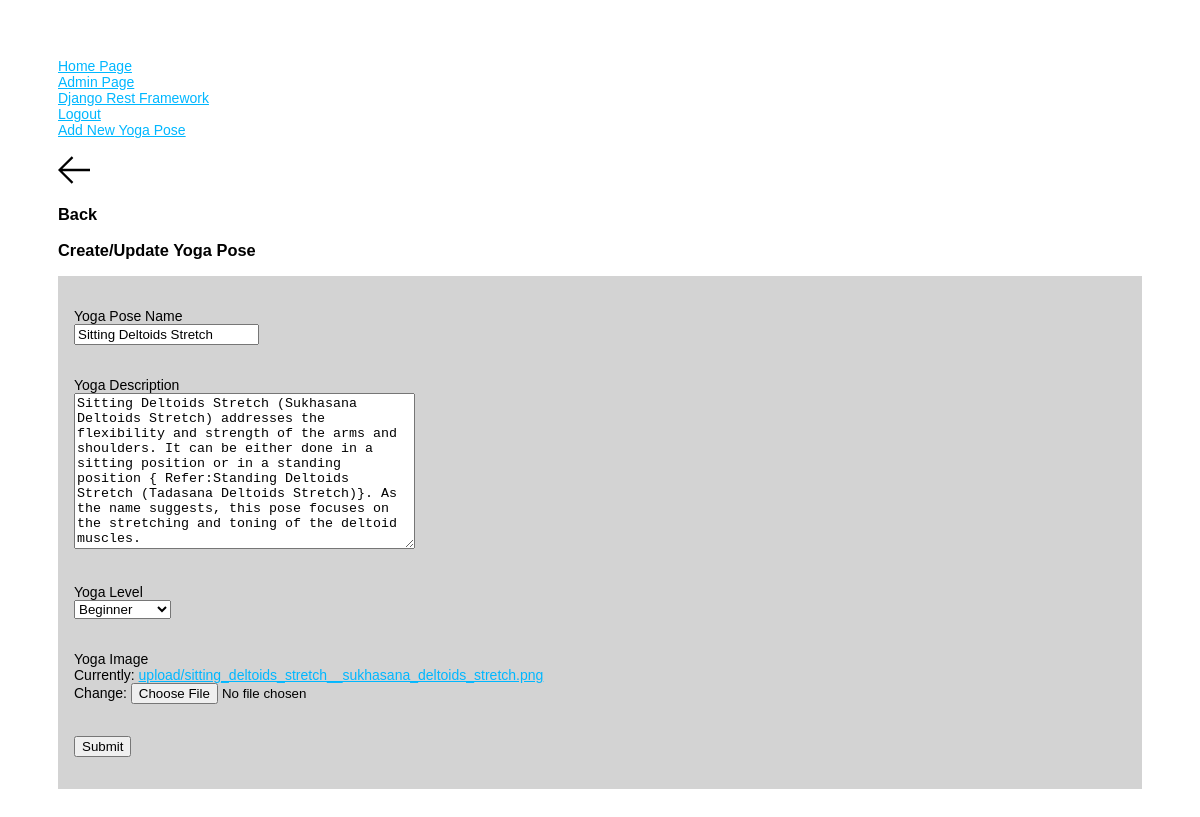
The app's page /update_yoga/25/ (signed in) with its own data.
### yogas/models.py (models this page shows, shortened)
class Yoga(models.Model):
    name = models.CharField(max_length=300)
    description = models.TextField(max_length=3000, null=True, blank=True)
    level = models.CharField (max_length=13, choices=LEVEL_CHOICES)
    image = models.ImageField(upload_to='upload/', default="")
    posted_by = models.ForeignKey(User, on_delete=models.SET_NULL, null=True)
    updated_at = models.DateTimeField(auto_now=True)
    created_at = models.DateTimeField(auto_now_add=True)

### yogas/views.py (the view, shortened to what this page needs)
# urls.py: path('update_yoga/<str:pk>/', views.updateYoga, name="update_yoga"),
@login_required(login_url="login")
def updateYoga(request, pk):
    yoga = Yoga.objects.get(id=pk)
    form = YogaForm(instance=yoga)
    if request.user != yoga.posted_by:
        return render(request, "not_authorized.html")
    context = {'form': form, 'yoga': yoga}
    return render(request, 'yoga_form.html', context)

### yogas/forms.py
class YogaForm(forms.ModelForm):
    class Meta:
        model = Yoga
        fields = '__all__'
        exclude = ['posted_by', 'updated_at', 'created_at']
        enctype = "multipart/form-data"

### yogas/templates/yoga_form.html (shortened to what this page needs)
{% extends 'layout.html' %} {% block content %}
<main class="create-yoga layout">
  <div class="container">
    <div class="layout__boxTitle">
        <a href="{{request.META.HTTP_REFERER}}">
            <svg version="1.1" xmlns="http://www.w3.org/2000/svg" width="32" height="32"
                viewBox="0 0 32 32">
                <title>arrow-left</title>
                <path d="M13.723 2.286l-13.723 13.714 13.719 13.714 1.616-1.611-10.96-10.96h27.625v-2.286h-27.625l10.965-10.965-1.616-1.607z"></path>
            </svg>
        </a>
        <h3>Back</h3>
    </div>
    <div class="layout__box">
      <h3>Create/Update Yoga Pose</h3>
    </div>
  </div>
  <div class="layout__body">
    <form class="form" action="" method="POST" enctype='multipart/form-data'>
      <div class="form__group">
        <label for="yoga_name">Yoga Pose Name</label><br>
        {{form.name}}
      </div>
      <div class="form__group">
        <label for="yoga_description">Yoga Description</label><br>
        {{form.description}}
      </div>
      <div class="form__group">
        <label for="yoga_level">Yoga Level</label><br>
        {{form.level}}
      </div>
      <div class="form__group">
        <label for="yoga_image">Yoga Image</label><br>
        {{form.image}}
      </div>
      <div class="form__action">
        <button class="btn btn--main" type="submit">Submit</button>
      </div>
    </form>
  </div>
</main>
{% endblock content %}

### yogas/static/style.css (style rules this page uses)
body { padding: 50px; font: 14px "Lucida Grande", Helvetica, Arial, sans-serif; }
a { color: #00B7FF; }
form { display: grid; background: #D3D3D3; grid-gap: 2rem 0; min-width: 160px; align-content: left; justify-content: left; align-items: left; justify-items: left; margin: 0; padding: 2rem 1rem; position: relative; }
input { width: auto; padding: auto; }
label { width: 75px; cursor: pointer; padding-right: 20px; align-self: top; }

### records on screen
Yoga: name "Sitting Deltoids Stretch", description "Sitting Deltoids Stretch (Sukhasana Deltoids Stretch) addresses the flexibility and strength of the arms and shoulders. It can be either done in a sitting position or in a standing position { Refer:Standing Deltoids Stretch (Tadasana Deltoids Stretch)}. As the name suggests, this pose focuses on the stretching and toning of the deltoid muscles.", level "Beginner"
